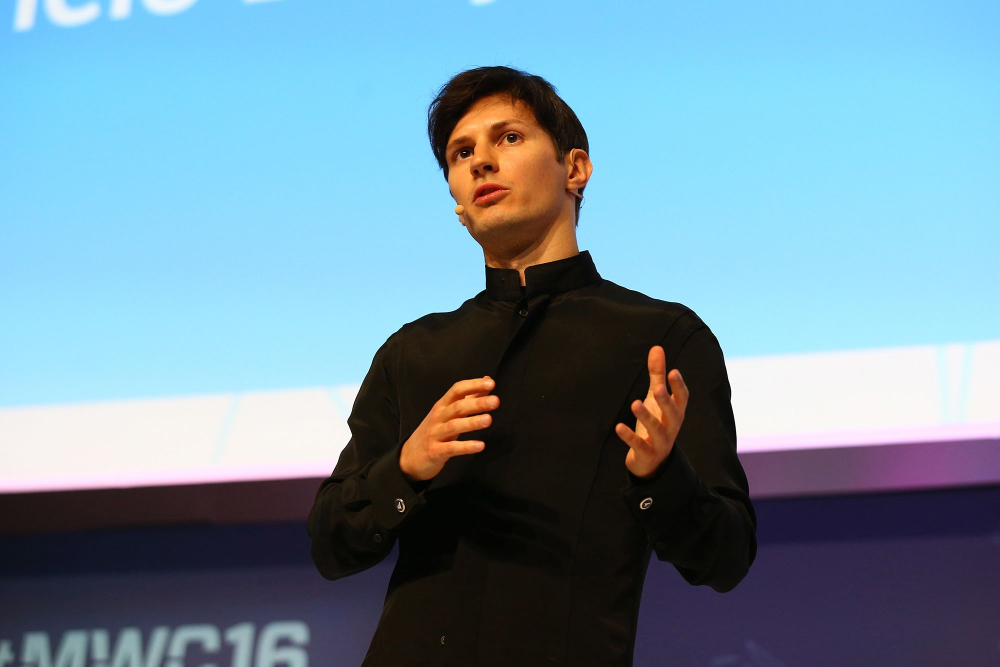
#> input picture durov.jpg, 2000 x 1333 px (shown at 1/2 size)
$ python flicker_img_whole_new.py
#> lines starting #> are read from the running program, lines starting #| are printed output that depends on the picture
import cv2
import numpy as np
import imageio
from PIL import Image

def flicker_img(img_path, fq1, output_path, duration=1, fps=30, resize_dim=(640, 480)):
#> called with img_path = 'durov.jpg', fq1 = 5, output_path = 'output_animation_whole.gif', duration = 1, fps = 30, resize_dim = (640, 480)
    img = cv2.imread(img_path) #load image
#> img is the input picture: shape (1333, 2000, 3); mean B, G, R 161.5, 144.1, 112.7
    if img is None:
        raise ValueError("Image not found or unable to load.")
    print(f"Image loaded: {img_path}")

    height, width, _ = img.shape #get image dimensions
#> height = 1333; width = 2000
    print(f"Image dimensions: {width}x{height}")
#| Image dimensions: 2000x1333

    num_frames = int(duration * fps) #calculate number of frames
    frames = []

    for i in range(num_frames):
        frame = np.zeros_like(img)
        #this part is like the previous sabancı research range:0.5-1.0 and sinusoidal function for smoothness.
        # Sinusoidal brightness variation for flickering effect
        # brightness_factor = 0.75 + 0.25 * np.sin(2 * np.pi * fq1 * i / fps)  # Range: 0.5 to 1.0
        brightness_factor = 1
        print(f"Frame {i+1}/{num_frames} - Brightness factor: {brightness_factor}")
        # Apply brightness changes
        frame = np.clip(img * brightness_factor, 0, 255).astype(np.uint8)


        frame_rgb = cv2.cvtColor(frame, cv2.COLOR_BGR2RGB) #convert to RGB
        frame_resized = cv2.resize(frame_rgb, resize_dim) #resize frame
        frames.append(frame_resized) #add to frame list
#> this loop made 30 passes
#> pass 1, in flicker_img, `frame_resized = cv2.resize(frame_rgb, resize_dim)`:
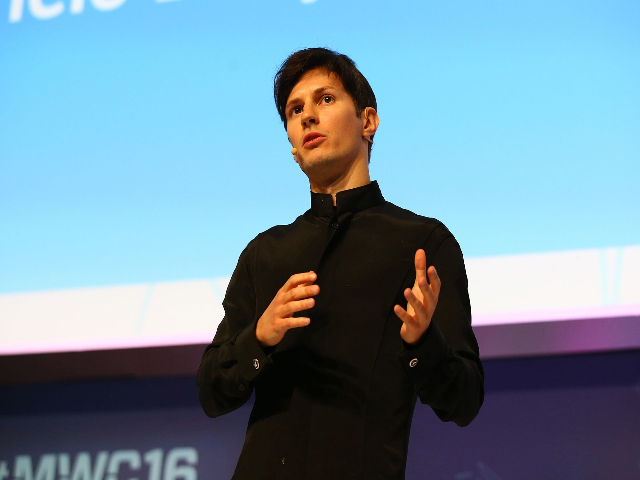
#> frame_resized: shape (480, 640, 3); mean R, G, B 112.6, 144.1, 161.4
#> after the loop, frames = 30 items

    print(f"Number of frames generated: {len(frames)}")
#| Number of frames generated: 30

    #imageio.mimsave(output_path, frames, fps=fps) #write frames to a gif #this one takes longer
    pil_frames = [Image.fromarray(frame) for frame in frames]
#> pil_frames = 30 items
    pil_frames[0].save(output_path, save_all=True, append_images=pil_frames[1:], duration=int(1000/fps), loop=0)
    print(f"GIF saved: {output_path}")

    return frames

def preprocess_frame(frame, target_size):
    frame = cv2.resize(frame, target_size) #resize frame to target size
    frame = frame.astype('float32') / 255.0 #normalize pixel values
    return frame

#frames = flicker_img('/Users/tansylu/Documents/kagglehub/datasets/alxmamaev/flowers-recognition/flowers/dandelion/10477378514_9ffbcec4cf_m.jpg', 5, 6, 'output_animation.gif') #example usage
# target_size = (224, 224)  #example target size for CNN input
# preprocessed_frames = [preprocess_frame(frame, target_size) for frame in frames]
frames = flicker_img('durov.jpg', 5, 'output_animation_whole.gif')
#> frames = 30 items
